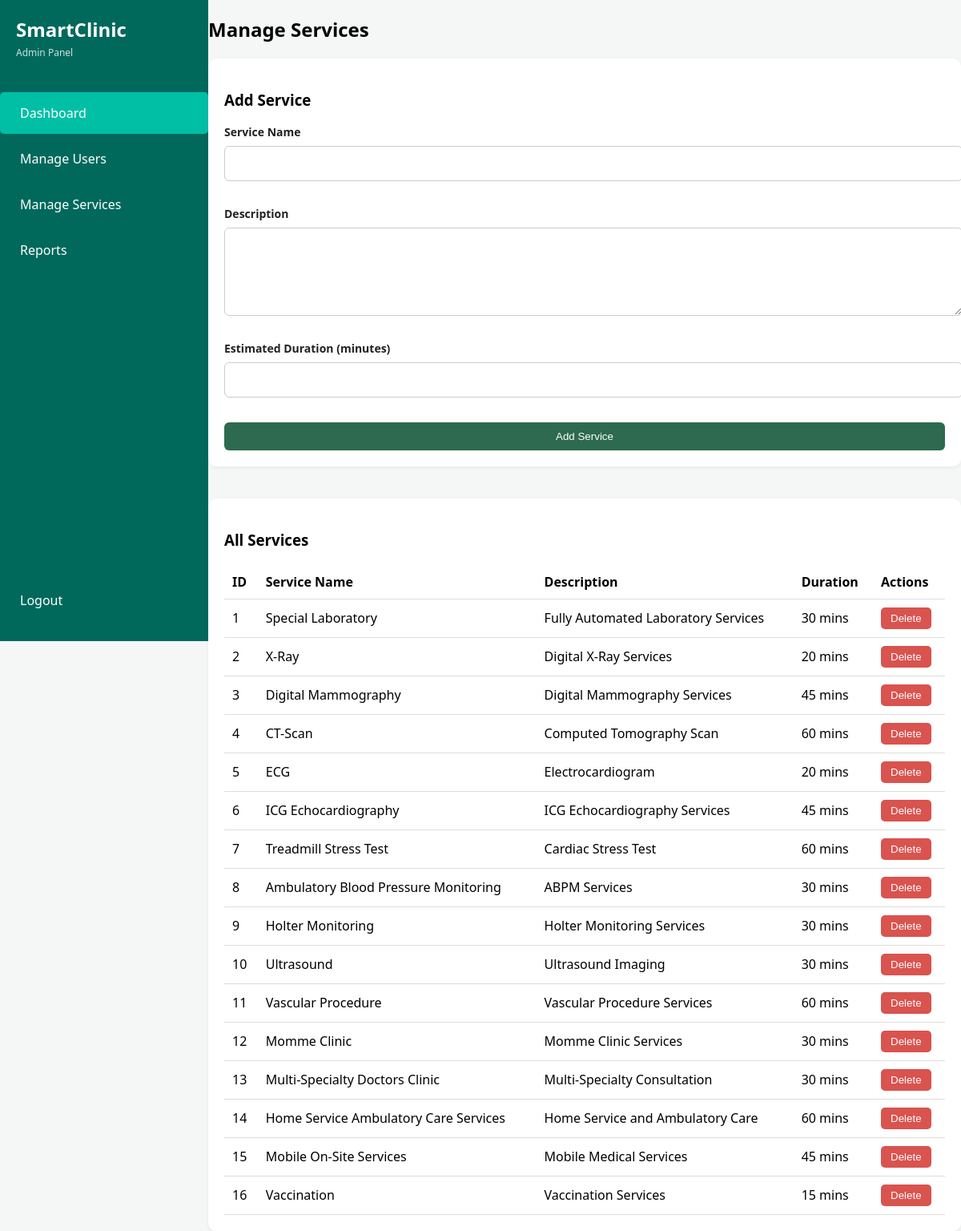
The app's page /admin/manage_services.php (signed in) with its own data.
### tables this page shows
CREATE TABLE `services` (
  `service_id` int(11) UNSIGNED NOT NULL COMMENT 'PK for services',
  `service_name` varchar(100) NOT NULL COMMENT 'Name of the clinic service',
  `description` text DEFAULT NULL COMMENT 'Description of service',
  `estimated_duration` int(11) UNSIGNED NOT NULL DEFAULT 30 COMMENT 'Estimated duration in minutes'
);

### admin/manage_services.php (the view, shortened to what this page needs)
<?php
require_once '../config/database.php';
$services = $conn->query("SELECT * FROM services ORDER BY service_id ASC");
?>
<!DOCTYPE html>
<html lang="en">
<head>
    <link rel="stylesheet" href="../assets/css/styles.css">
</head>
<body class="dashboard-page admin-page">
<div class="app-container">
    <aside class="sidebar">
        <div class="logo">
            <h1>SmartClinic</h1>
            <span>Admin Panel</span>
        </div>
        <nav class="menu">
            <a href="dashboard.php" class="nav-item active">Dashboard</a>
            <a href="manage_users.php" class="nav-item">Manage Users</a>
            <a href="manage_services.php" class="nav-item">Manage Services</a>
            <a href="reports.php" class="nav-item">Reports</a>
        </nav>
        <div class="logout">
            <a href="../logout.php" class="nav-item">Logout</a>
        </div>
    </aside>
    <main class="main-content">
        <h2>Manage Services</h2>
        <section class="content-card">
            <h3>Add Service</h3>
            <form method="POST" class="crud-form">
                <div class="form-group">
                    <label for="service_name">Service Name</label>
                    <input type="text" name="service_name" id="service_name" required>
                </div>
                <div class="form-group">
                    <label for="description">Description</label>
                    <textarea name="description" id="description" rows="4"></textarea>
                </div>
                <div class="form-group">
                    <label for="estimated_duration">Estimated Duration (minutes)</label>
                    <input type="number" name="estimated_duration" id="estimated_duration" min="1" required>
                </div>
                <button type="submit" name="add_service" class="btn-primary">Add Service</button>
            </form>
        </section>
        <section class="content-card">
            <h3>All Services</h3>
            <table class="styled-table">
                <thead>
                    <tr>
                        <th>ID</th>
                        <th>Service Name</th>
                        <th>Description</th>
                        <th>Duration</th>
                        <th>Actions</th>
                    </tr>
                </thead>
                <tbody>
                    <?php while ($row = $services->fetch_assoc()): ?>
                        <tr>
                            <td><?= $row['service_id'] ?></td>
                            <td><?= htmlspecialchars($row['service_name']) ?></td>
                            <td><?= htmlspecialchars($row['description']) ?></td>
                            <td><?= $row['estimated_duration'] ?> mins</td>
                            <td>
                                <form method="POST" onsubmit="return confirm('Delete this service?');">
                                    <button type="submit" name="delete_service" class="btn-danger">Delete</button>
                                </form>
                            </td>
                        </tr>
                    <?php endwhile; ?>
                </tbody>
            </table>
        </section>
    </main>
</div>
</body>
</html>

### assets/css/styles.css (style rules this page uses)
:root { --primary-teal: #00695c; --active-teal: #00bfa5; --bg-light: #f4f7f6; --text-gray: #666; }
body { margin: 0; font-family: 'Segoe UI', Tahoma, Geneva, Verdana, sans-serif; min-height: 100vh; background: var(--bg-light); }
body.dashboard-page { display: block; min-height: 100vh; background: var(--bg-light); }
.form-group { display: flex; flex-direction: column; gap: 8px; }
.form-group label { color: white; font-size: 14px; font-weight: 500; }
.form-group input { padding: 15px 20px; border: none; border-radius: 8px; background: rgba(255, 255, 255, 0.15); color: white; font-size: 15px; outline: none; transition: background 0.3s ease; }
.form-group input::placeholder { color: rgba(255, 255, 255, 0.6); }
.app-container { display: flex; height: 100vh; }
.sidebar { width: 260px; background-color: var(--primary-teal); color: white; display: flex; flex-direction: column; padding: 20px 0; }
.logo { padding: 0 20px 40px; }
.logo h1 { margin: 0; font-size: 24px; }
.logo span { font-size: 12px; opacity: 0.8; }
.nav-item { padding: 15px 25px; color: white; text-decoration: none; display: block; margin-bottom: 5px; border-radius: 5px; transition: background 0.2s; }
.nav-item:hover, .nav-item.active { background-color: var(--active-teal); }
.main-content { flex-grow: 1; background-color: var(--bg-light); display: flex; flex-direction: column; min-height: 100vh; }
.menu { display: flex; flex-direction: column; }
.logout { margin-top: auto; padding-top: 20px; }
.content-card { background: white; padding: 20px; border-radius: 8px; box-shadow: 0 2px 6px rgba(0,0,0,0.05); margin-bottom: 20px; }
.crud-form { display: grid; gap: 16px; }
.crud-form input, .crud-form select, .crud-form textarea, .data-table input, .data-table select, .data-table textarea { width: 100%; padding: 10px 12px; border: 1px solid #d8dfe3; border-radius: 6px; font: inherit; background: white; }
.crud-form textarea, .data-table textarea { resize: vertical; }
.admin-page { overflow-x: auto; }
.content-card + .content-card { margin-top: 20px; }
.admin-page .form-group label { color: #222 !important; font-weight: 600; }
.admin-page input, .admin-page select, .admin-page textarea { background: #fff !important; color: #222 !important; border: 1px solid #ccc; padding: 10px; border-radius: 6px; width: 100%; }
.admin-page .form-group { display: flex; flex-direction: column; margin-bottom: 15px; }
.content-card { background: #fff; padding: 20px; border-radius: 10px; margin-bottom: 20px; }
.btn-primary { background: #2d6a4f; color: white; padding: 10px 16px; border: none; border-radius: 6px; cursor: pointer; }
.btn-danger { background: #d9534f; color: white; border: none; padding: 6px 12px; border-radius: 5px; cursor: pointer; }
.styled-table { width: 100%; border-collapse: collapse; }
.styled-table th, .styled-table td { border-bottom: 1px solid #ddd; padding: 10px; text-align: left; }

### records on screen
services: service_id "1", service_name "Special Laboratory", description "Fully Automated Laboratory Services", estimated_duration "30"
services: service_id "2", service_name "X-Ray", description "Digital X-Ray Services", estimated_duration "20"
services: service_id "3", service_name "Digital Mammography", description "Digital Mammography Services", estimated_duration "45"
services: service_id "4", service_name "CT-Scan", description "Computed Tomography Scan", estimated_duration "60"
services: service_id "5", service_name "ECG", description "Electrocardiogram", estimated_duration "20"
services: service_id "6", service_name "ICG Echocardiography", description "ICG Echocardiography Services", estimated_duration "45"
services: service_id "7", service_name "Treadmill Stress Test", description "Cardiac Stress Test", estimated_duration "60"
services: service_id "8", service_name "Ambulatory Blood Pressure Monitoring", description "ABPM Services", estimated_duration "30"
services: service_id "9", service_name "Holter Monitoring", description "Holter Monitoring Services", estimated_duration "30"
services: service_id "10", service_name "Ultrasound", description "Ultrasound Imaging", estimated_duration "30"
services: service_id "11", service_name "Vascular Procedure", description "Vascular Procedure Services", estimated_duration "60"
services: service_id "12", service_name "Momme Clinic", description "Momme Clinic Services", estimated_duration "30"
services: service_id "13", service_name "Multi-Specialty Doctors Clinic", description "Multi-Specialty Consultation", estimated_duration "30"
services: service_id "14", service_name "Home Service Ambulatory Care Services", description "Home Service and Ambulatory Care", estimated_duration "60"
services: service_id "15", service_name "Mobile On-Site Services", description "Mobile Medical Services", estimated_duration "45"
services: service_id "16", service_name "Vaccination", description "Vaccination Services", estimated_duration "15"
